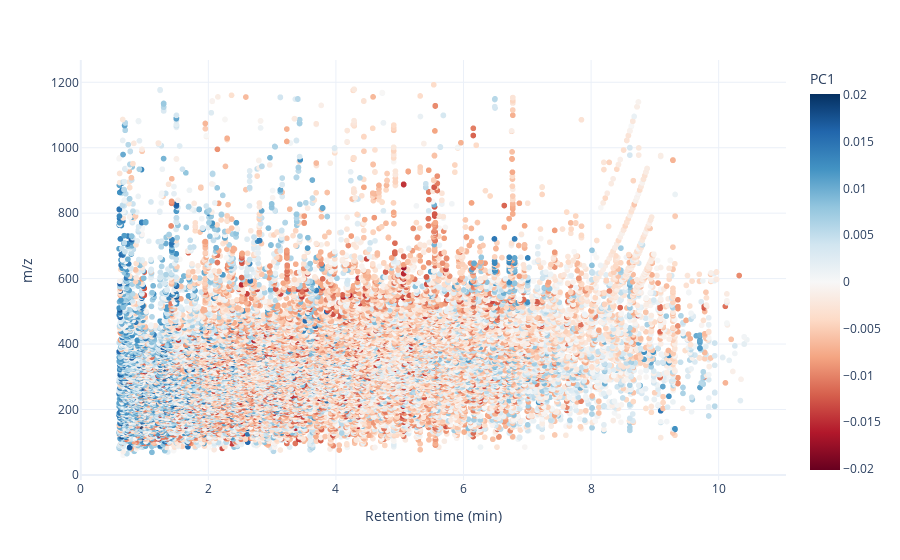

Notebook source saved alongside this figure:
### Code cell
fig = px.scatter(LoadingsPlotFrame, x="Rt", y="mz", color="PC1", render_mode='webgl', 
                color_continuous_scale='RdBu', color_continuous_midpoint=0,
                labels={"Rt": "Retention time (min)",
                        "mz": "m/z"}, 
                template='plotly_white')

fig.show()

### Figure 1 — Plotly figure (JSON) as saved in the notebook; plotly's stock layout.template omitted (floating-point values rounded to 4 significant figures; data arrays with more than 128 entries replaced by an {"elided": "..."} marker saying what was removed)
{"data": [{"hovertemplate": "Retention time (min)=%{x}<br>m/z=%{y}<br>PC1=%{marker.color}<extra></extra>", "legendgroup": "", "marker": {"color": {"elided": "27870 float values"}, "coloraxis": "coloraxis", "symbol": "circle"}, "mode": "markers", "name": "", "showlegend": false, "type": "scattergl", "x": {"elided": "27870 float values"}, "xaxis": "x", "y": {"elided": "27870 float values"}, "yaxis": "y"}], "layout": {"coloraxis": {"cmid": 0, "colorbar": {"title": {"text": "PC1"}}, "colorscale": [[0, "rgb(103,0,31)"], [0.1, "rgb(178,24,43)"], [0.2, "rgb(214,96,77)"], [0.3, "rgb(244,165,130)"], [0.4, "rgb(253,219,199)"], [0.5, "rgb(247,247,247)"], [0.6, "rgb(209,229,240)"], [0.7, "rgb(146,197,222)"], [0.8, "rgb(67,147,195)"], [0.9, "rgb(33,102,172)"], [1, "rgb(5,48,97)"]]}, "legend": {"tracegroupgap": 0}, "margin": {"t": 60}, "xaxis": {"anchor": "y", "domain": [0, 1], "title": {"text": "Retention time (min)"}}, "yaxis": {"anchor": "x", "domain": [0, 1], "title": {"text": "m/z"}}}}
